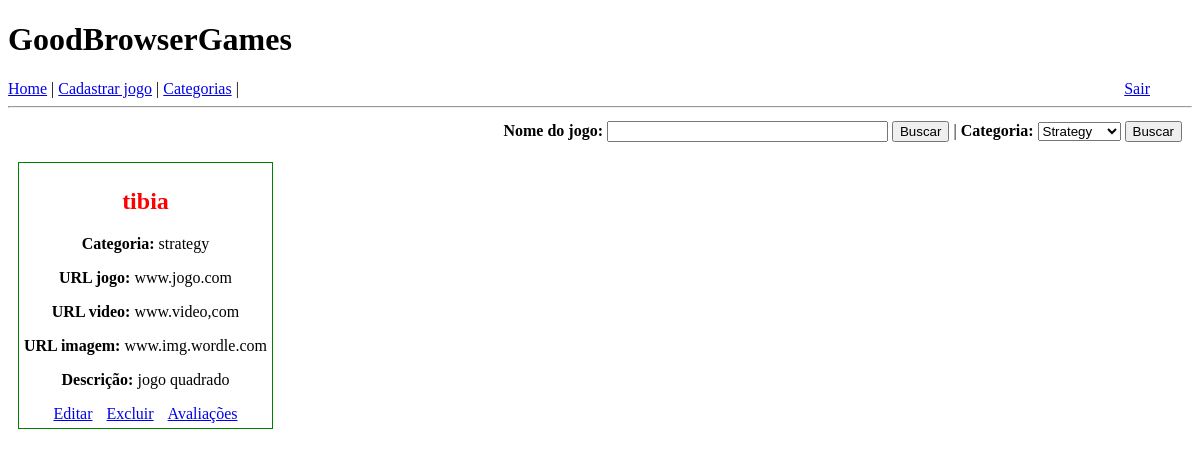
Before: /index (signed in) with the older database file.
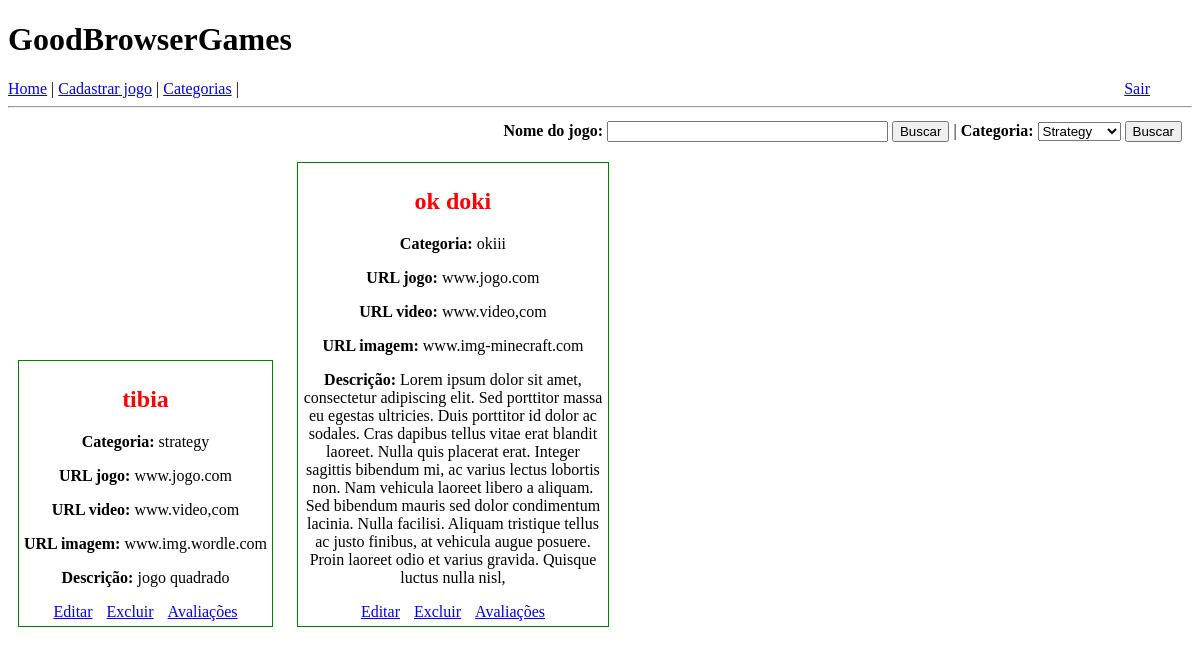
After: the same page with the newer database file.
### app/models.py (models this page shows)
class Jogo(db.Model):
    id = db.Column(db.Integer, primary_key=True)
    nome = db.Column(db.String(128), index=True, )
    categoria = db.Column(db.String(64), index=True)
    url_jogo = db.Column(db.String, index=True)
    url_video = db.Column(db.String, index=True)
    url_imagem = db.Column(db.String, index=True)
    descricao = db.Column(db.String, index=True)

### app/routes.py (the view, shortened to what this page needs)
@app.route("/", methods=["GET", "POST"])
@app.route("/index", methods=["GET", "POST"])
@login_required
def index():
    jogos = Jogo.query.all()
    form_nome = FiltrarPorNomeForm()
    form_cat = FiltrarPorCategoriaForm()
    return render_template("index.html", form_nome=form_nome, form_cat=form_cat, jogos=jogos)

### app/forms.py
class FiltrarPorNomeForm(FlaskForm):
    nome = StringField("Nome do jogo")
    submit = SubmitField("Buscar")

class FiltrarPorCategoriaForm(FlaskForm):
    opcoes_de_categorias = [
        ("strategy", "Strategy"),
        ("shooter", "Shooter"),
        ("puzzle", "Puzzle"),
        ("arcade", "Arcade"),
        ("rpg", "RPG"),
        ("sports", "Sports"),
        ("action", "Action"),
        ("adventure", "Adventure"),
    ]
    categorias = list(Categoria.query.all())
    if categorias:
        for cat in categorias:
            opcoes_de_categorias.append((cat.nome, cat.nome.capitalize()))
    categoria = SelectField("Categoria", choices=opcoes_de_categorias)
    submit = SubmitField("Buscar")

### app/models.py (called while the page is built)
@login.user_loader
def load_user(id):
    return User.query.get(int(id))

### app/templates/index.html (shortened to what this page needs)
{% extends "base.html" %}
{% block content %}
    <div id="container">
        <div id="form">
            <form action="" method="post" novalidate>
                <span>
                    <b>{{ form_nome.nome.label }}:</b>
                    {{ form_nome.nome(size=32) }}
                </span>
                <span>  {{ form_cat.submit() }}</span>
                 |
                <span>
                    <b>{{ form_cat.categoria.label }}:</b>
                    {{ form_cat.categoria }}
                </span>
                <span>  {{ form_cat.submit() }}</span>
            </form>
        </div>
        {% for jogo in jogos %}
        <div class="jogo">
            <h2>{{ jogo.nome }}</h2>
            <p><b>Categoria:</b> {{ jogo.categoria }}</p>
            <p><b>URL jogo:</b> {{ jogo.url_jogo }}</p>
            <p><b>URL video:</b> {{ jogo.url_video }}</p>
            <p><b>URL imagem:</b> {{ jogo.url_imagem }}</p>
            <p><b>Descrição:</b> {{ jogo.descricao }}</p>
            <p class="botoes"><a href="/editar-jogo/{{jogo.id}}">Editar</a></p>
            <p class="botoes"><a href="/delete-jogo/{{jogo.id}}">Excluir</a></p>
            <p class="botoes"><a href="/">Avaliações</a></p>
        </div>
        {% endfor %}
    </div>
{% endblock %}

### app/templates/base.html (shortened to what this page needs)
<!DOCTYPE html>
<html>
    <head>
    </head>
    <body>
        <h1>GoodBrowserGames</h1>
        <div>
            <a href="{{ url_for('index') }}">Home</a> |
            <a href="{{ url_for('cadastrar_jogo') }}">Cadastrar jogo</a> |
            <a href="{{ url_for('listar_categorias') }}">Categorias</a> |
            <span style="position: absolute; right: 50px;">
                {% if current_user.is_anonymous %}
                <a href="{{ url_for('login') }}">Entrar</a>
                {% else %}
                <a href="{{ url_for('logout') }}">Sair</a>
                {% endif %}
            </span>
        </div>
        <hr>
        {% block content %}{% endblock %}
    </body>
</html>

### app/templates/index.html (style rules this page uses)
.jogo { border: 1px solid green; display: inline-block; max-width: 300px; margin: 10px; padding: 5px; text-align: center; }
.jogo h2 { color: red; }
.botoes { display: inline; width: 48%; margin: 5px; }
#form { text-align: right; margin: 5px; padding: 5px; }

Changed rows visible on the page:
added Jogo: nome "ok doki", categoria "okiii", url_jogo "www.jogo.com", url_video "www.video,com", url_imagem "www.img-minecraft.com", descricao "Lorem ipsum dolor sit amet, consectetur adipiscing elit. Sed porttitor massa eu egestas ultricies. Duis porttitor id dolor ac sodales. Cras dapibus tellus vitae erat blandit laoreet. Nulla quis placerat erat. Integer sagittis bibendum mi, ac varius lectus lobortis non. Nam vehicula laoreet libero a aliquam. Sed bibendum mauris sed dolor condimentum lacinia. Nulla facilisi. Aliquam tristique tellus ac justo finibus, at vehicula augue posuere. Proin laoreet odio et varius gravida. Quisque luctus nulla nisl,"
